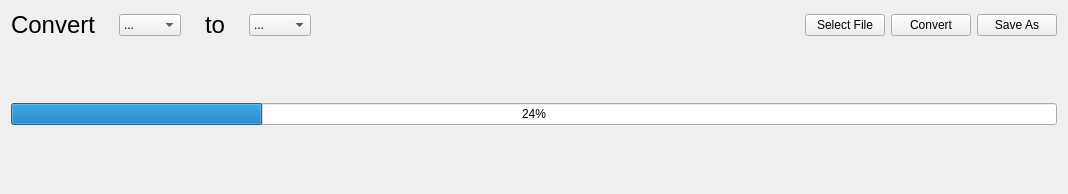
         <widget class="QWidget" name="VideoAudio">
          <attribute name="title">
           <string>Video/Audio</string>
          </attribute>
          <layout class="QVBoxLayout" name="verticalLayout_6">
           <item>
            <layout class="QHBoxLayout" name="convert_av_hlayout">
             <item>
              <widget class="QLabel" name="text_av_1">
               <property name="font">
                <font>
                 <pointsize>18</pointsize>
                </font>
               </property>
               <property name="text">
                <string>Convert</string>
               </property>
              </widget>
             </item>
             <item>
              <spacer name="horizontalSpacer_6">
               <property name="orientation">
                <enum>Qt::Orientation::Horizontal</enum>
               </property>
               <property name="sizeHint" stdset="0">
                <size>
                 <width>18</width>
                 <height>20</height>
                </size>
               </property>
              </spacer>
             </item>
             <item>
              <widget class="QComboBox" name="input_type_av">
               <property name="sizePolicy">
                <sizepolicy hsizetype="MinimumExpanding" vsizetype="Fixed">
                 <horstretch>0</horstretch>
                 <verstretch>0</verstretch>
                </sizepolicy>
               </property>
               <item>
                <property name="text">
                 <string>...</string>
                </property>
               </item>
               <item>
                <property name="text">
                 <string>MP4</string>
                </property>
               </item>
               <item>
                <property name="text">
                 <string>MOV</string>
                </property>
               </item>
               <item>
                <property name="text">
                 <string>AVI</string>
                </property>
               </item>
               <item>
                <property name="text">
                 <string>WMV</string>
                </property>
               </item>
               <item>
                <property name="text">
                 <string>MKV</string>
                </property>
               </item>
               <item>
                <property name="text">
                 <string>M4V</string>
                </property>
               </item>
               <item>
                <property name="text">
                 <string>MP3</string>
                </property>
               </item>
               <item>
                <property name="text">
                 <string>WAV</string>
                </property>
               </item>
               <item>
                <property name="text">
                 <string>AIFF</string>
                </property>
               </item>
               <item>
                <property name="text">
                 <string>WMA</string>
                </property>
               </item>
               <item>
                <property name="text">
                 <string>FLAC</string>
                </property>
               </item>
               <item>
                <property name="text">
                 <string>ALAC</string>
                </property>
               </item>
              </widget>
             </item>
             <item>
              <spacer name="horizontalSpacer_7">
               <property name="orientation">
                <enum>Qt::Orientation::Horizontal</enum>
               </property>
               <property name="sizeHint" stdset="0">
                <size>
                 <width>18</width>
                 <height>20</height>
                </size>
               </property>
              </spacer>
             </item>
             <item>
              <widget class="QLabel" name="text_av_2">
               <property name="font">
                <font>
                 <pointsize>18</pointsize>
                </font>
               </property>
               <property name="text">
                <string>to</string>
               </property>
              </widget>
             </item>
             <item>
              <spacer name="horizontalSpacer_8">
               <property name="orientation">
                <enum>Qt::Orientation::Horizontal</enum>
               </property>
               <property name="sizeHint" stdset="0">
                <size>
                 <width>18</width>
                 <height>20</height>
                </size>
               </property>
              </spacer>
             </item>
             <item>
              <widget class="QComboBox" name="output_type_av">
               <property name="sizePolicy">
                <sizepolicy hsizetype="MinimumExpanding" vsizetype="Fixed">
                 <horstretch>0</horstretch>
                 <verstretch>0</verstretch>
                </sizepolicy>
               </property>
               <item>
                <property name="text">
                 <string>...</string>
                </property>
               </item>
               <item>
                <property name="text">
                 <string>MP4</string>
                </property>
               </item>
               <item>
                <property name="text">
                 <string>MOV</string>
                </property>
               </item>
               <item>
                <property name="text">
                 <string>AVI</string>
                </property>
               </item>
               <item>
                <property name="text">
                 <string>WMV</string>
                </property>
               </item>
               <item>
                <property name="text">
                 <string>MKV</string>
                </property>
               </item>
               <item>
                <property name="text">
                 <string>M4V</string>
                </property>
               </item>
               <item>
                <property name="text">
                 <string>MP3</string>
                </property>
               </item>
               <item>
                <property name="text">
                 <string>WAV</string>
                </property>
               </item>
               <item>
                <property name="text">
                 <string>AIFF</string>
                </property>
               </item>
               <item>
                <property name="text">
                 <string>WMA</string>
                </property>
               </item>
               <item>
                <property name="text">
                 <string>FLAC</string>
                </property>
               </item>
               <item>
                <property name="text">
                 <string>ALAC</string>
                </property>
               </item>
              </widget>
             </item>
             <item>
              <spacer name="horizontalSpacer_9">
               <property name="orientation">
                <enum>Qt::Orientation::Horizontal</enum>
               </property>
               <property name="sizeHint" stdset="0">
                <size>
                 <width>488</width>
                 <height>20</height>
                </size>
               </property>
              </spacer>
             </item>
             <item>
              <widget class="QPushButton" name="select_file_av">
               <property name="text">
                <string>Select File</string>
               </property>
              </widget>
             </item>
             <item>
              <widget class="QPushButton" name="convert_button_av">
               <property name="text">
                <string>Convert</string>
               </property>
              </widget>
             </item>
             <item>
              <widget class="QPushButton" name="convert_button_av_save">
               <property name="text">
                <string>Save As</string>
               </property>
              </widget>
             </item>
            </layout>
           </item>
           <item>
            <spacer name="verticalSpacer_6">
             <property name="orientation">
              <enum>Qt::Orientation::Vertical</enum>
             </property>
             <property name="sizeHint" stdset="0">
              <size>
               <width>20</width>
               <height>58</height>
              </size>
             </property>
            </spacer>
           </item>
           <item>
            <widget class="QProgressBar" name="av_progress">
             <property name="value">
              <number>24</number>
             </property>
            </widget>
           </item>
           <item>
            <spacer name="verticalSpacer_4">
             <property name="orientation">
              <enum>Qt::Orientation::Vertical</enum>
             </property>
             <property name="sizeHint" stdset="0">
              <size>
               <width>20</width>
               <height>58</height>
              </size>
             </property>
            </spacer>
           </item>
          </layout>
         </widget>
